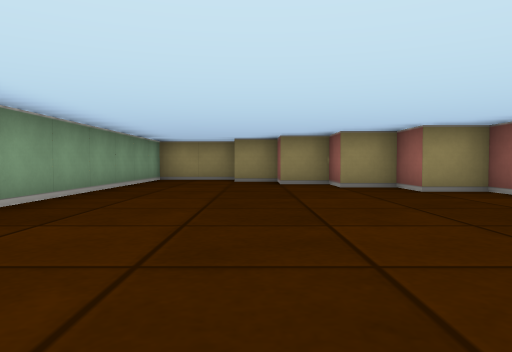
view 1 (above)

16 first-person views from a walk through a cub3D level. The camera is about half as high as the walls, tilts 2° down and sees 70° across. The floor is counted in squares. Each view is taken from the middle of a square. On the plan, view 1 faces up. The plan holds only what a view shows up to about 9 squares ahead; the rest is blank.

view 2
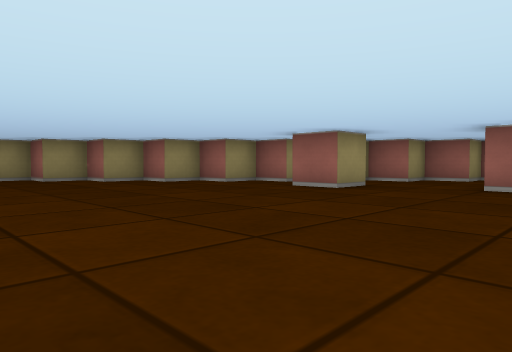

view 3
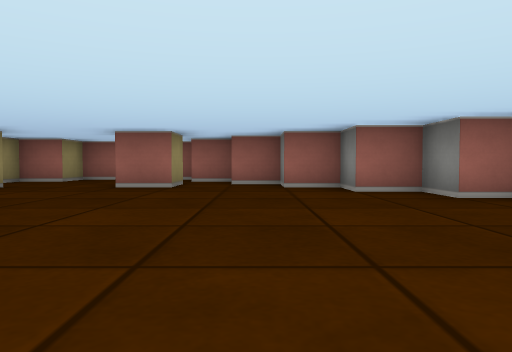

view 4
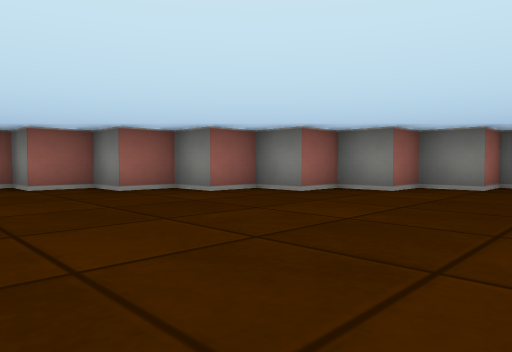

view 5
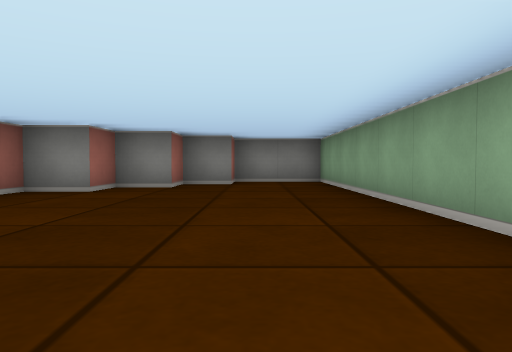

view 6
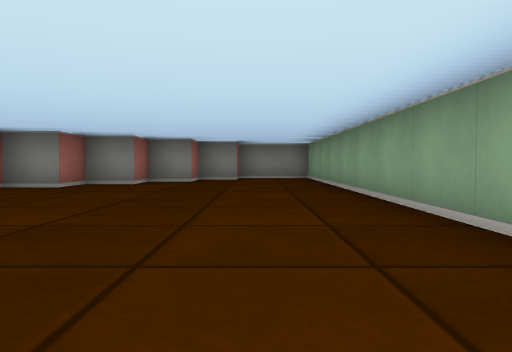

view 7
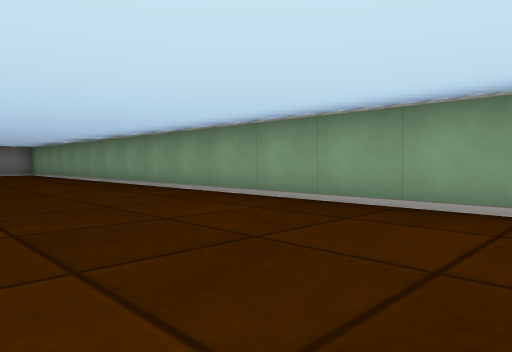

view 8
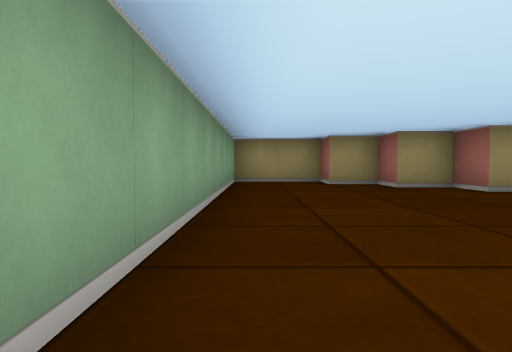

view 9
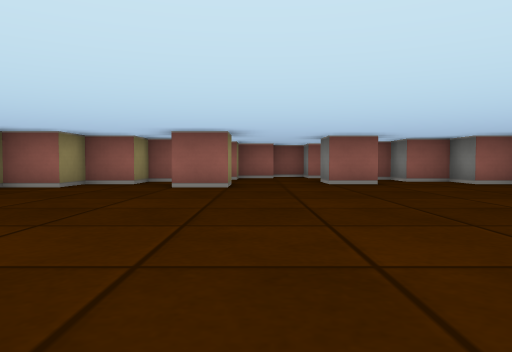

view 10
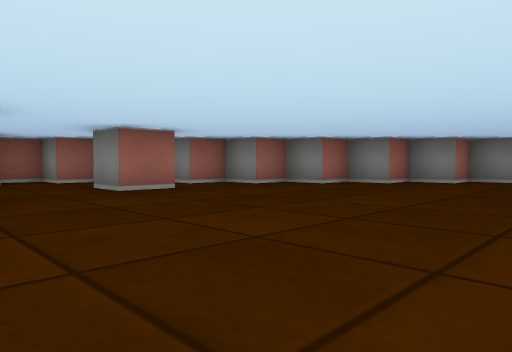

view 11
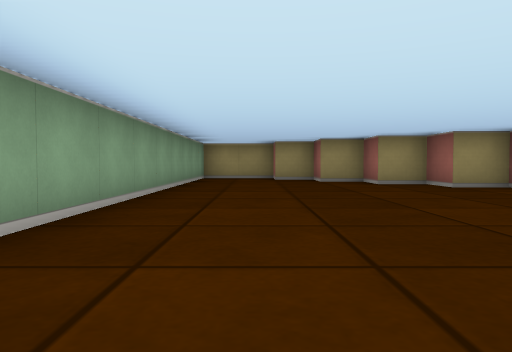

view 12
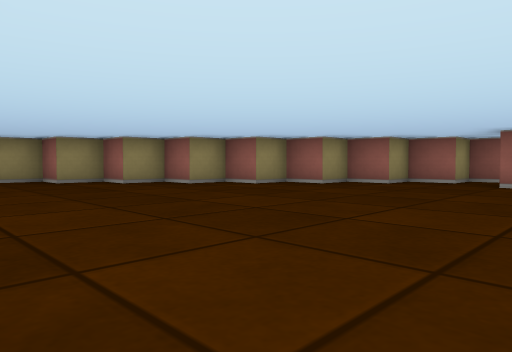

view 13
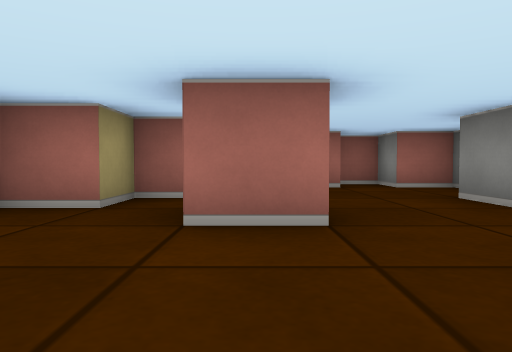

view 14
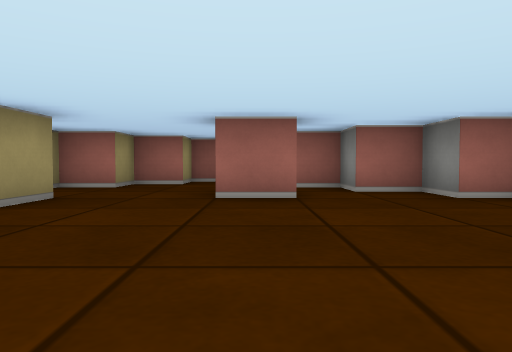

view 15
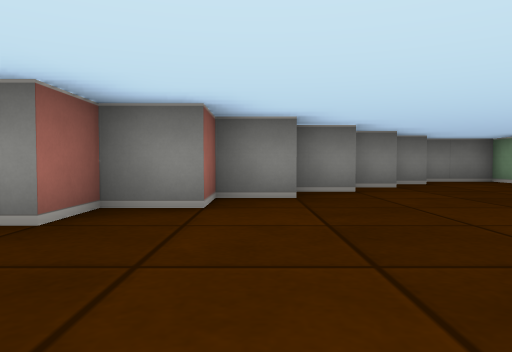

view 16
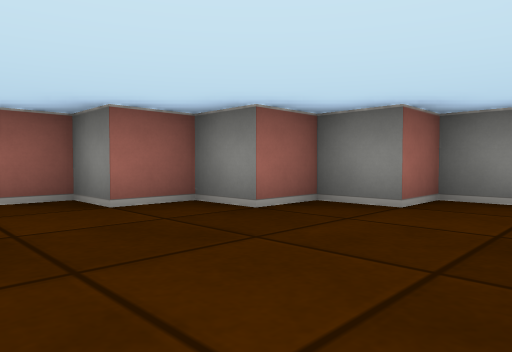

### Floor plan
Points are (right, up) in squares from view 1. A wall is a line through its corners. A room is listed if a view was taken in it or the views show most of it. See-through windows are left out.
Room 1 (views 1, 2, 3, 4, 5, 6, 7, 8, 9, 10, 11, 12, 13, 14, 15, 16)
walls: (6.5, -0.5) (5.5, -0.5) (5.5, 0.5); (7.5, -3.5) (6.5, -3.5) (6.5, -2.5) (7.5, -2.5); (7.5, 0.9) (7.5, 1.5) (6.5, 1.5) (6.5, 2.5) (5.5, 2.5) (5.5, 3.5) (4.5, 3.5) (4.5, 4.5) (3.5, 4.5) (3.5, 5.5) (2.5, 5.5) (2.5, 6.5) (1.5, 6.5) (1.5, 7.5) (0.5, 7.5) (0.5, 8.5) (-0.5, 8.5) (-0.5, 9.5) (-2.5, 9.5) (-2.5, -13.5) (-0.5, -13.5) (-0.5, -12.5) (0.5, -12.5) (0.5, -11.5) (1.5, -11.5) (1.5, -10.5) (2.5, -10.5) (2.5, -9.5) (3.5, -9.5) (3.5, -8.5) (4.5, -8.5) (4.5, -7.5) (5.5, -7.5) (5.5, -6.5) (6.5, -6.5) (6.5, -5.5) (7.5, -5.5) (7.5, -4.5) (8.5, -4.5) (8.5, -3.5); (9.5, -3.6) (9.5, -2.5) (10.5, -2.5) (10.5, -1.5) (9.5, -1.5) (9.5, -0.5) (8.5, -0.5) (8.5, 0.5) (7.9, 0.5)

Positions as (right, up) in squares from view 1, and headings:
1: (0, 0), facing up
2: (0, -4), facing up-right
3: (0, -5), facing right
4: (-1, -5), facing down-right
5: (-1, -5), facing down
6: (-1, -3), facing down
7: (1, 1), facing down-left
8: (-2, 1), facing up
9: (-1, -1), facing right
10: (1, 0), facing down-right
11: (-1, -1), facing up
12: (-2, -1), facing up-right
13: (3, 0), facing right
14: (2, -3), facing right
15: (3, -5), facing down
16: (-2, -9), facing down-right
